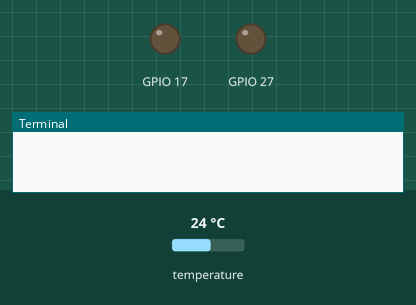
Simulated run of this program. Board: Raspberry Pi (BCM pin numbers). On the bench: output pins drawn as LEDs (lit = HIGH), the last lines printed to the terminal. Inputs (shaded band) come from the test bench; at power-on: temperature 24 °C. At 5.8 s the program stops and its outputs stay as they are.

Above: at 0.1 s.
At 0.8 s:
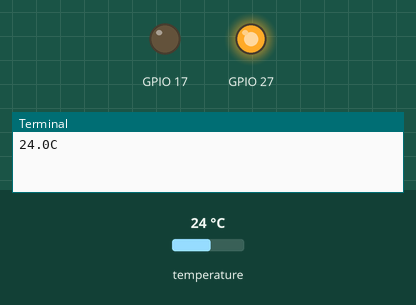
Timing chart, 0 to 7.3 s (numbered marks = the images above):
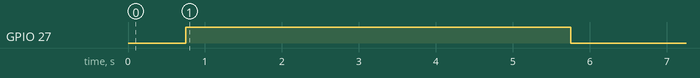

The program:

7a_temperature.py
```python
#!/usr/bin/python

import glob
import os
from time import sleep #import sleep from the time library
import RPi.GPIO as GPIO #import GPIO library

GPIO.setmode(GPIO.BCM) #set pin numbering system to BCM

GPIO.setup(17, GPIO.OUT) #Blue LED
GPIO.setup(27, GPIO.OUT) #Red LED

base_dir = '/sys/bus/w1/devices/'
device_folder = glob.glob(base_dir + '28*')[0]
device_file = device_folder + '/w1_slave'

def read_temp_raw():
    f = open(device_file, 'r')
    lines = f.readlines()
    f.close()
    return lines

def read_temp():

    lines = read_temp_raw()
    while lines[0].strip()[-3:] != 'YES':
        sleep(0.2)
        lines = read_temp_raw()

    equals_pos = lines[1].find('t=')

    if equals_pos != -1:
        temp_string = lines[1][equals_pos+2:]
        temp_c = float(temp_string) / 1000.0
        return temp_c

temperature = read_temp()

print(str(temperature) + "C")

if temperature > 21:
    GPIO.output(27, GPIO.HIGH)
    sleep(5)
    GPIO.output(27, GPIO.LOW)

if temperature < 19:
    GPIO.output(17, GPIO.HIGH)
    sleep(5)
    GPIO.output(17, GPIO.LOW)

GPIO.cleanup()
```

Measured:
- by itself, GPIO 27: LOW → HIGH at 0.75 s, → LOW 5.0 s later
